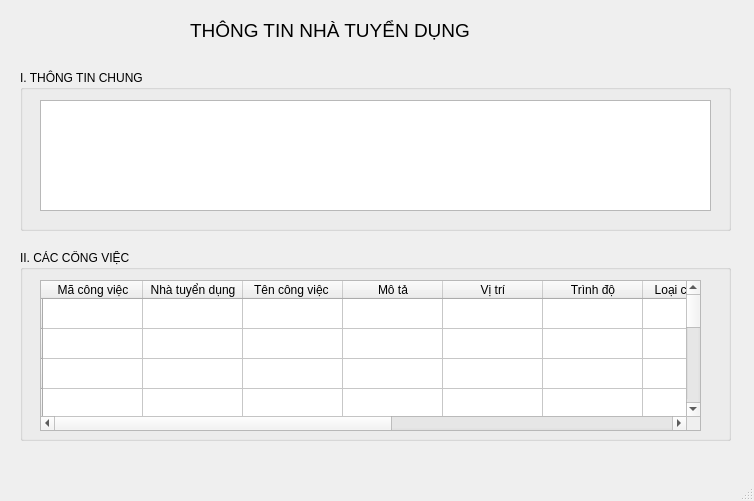
<?xml version="1.0" encoding="UTF-8"?>
<ui version="4.0">
 <class>timvie_ThongTinNhaTuyenDung</class>
 <widget class="QMainWindow" name="timvie_ThongTinNhaTuyenDung">
  <property name="geometry">
   <rect>
    <x>0</x>
    <y>0</y>
    <width>754</width>
    <height>501</height>
   </rect>
  </property>
  <property name="windowTitle">
   <string>Tìm việc - Thông tin nhà tuyển dụng</string>
  </property>
  <widget class="QWidget" name="centralwidget">
   <widget class="QLabel" name="label">
    <property name="geometry">
     <rect>
      <x>190</x>
      <y>10</y>
      <width>321</width>
      <height>41</height>
     </rect>
    </property>
    <property name="font">
     <font>
      <pointsize>14</pointsize>
     </font>
    </property>
    <property name="text">
     <string>THÔNG TIN NHÀ TUYỂN DỤNG</string>
    </property>
   </widget>
   <widget class="QGroupBox" name="groupBox">
    <property name="geometry">
     <rect>
      <x>20</x>
      <y>70</y>
      <width>711</width>
      <height>161</height>
     </rect>
    </property>
    <property name="font">
     <font>
      <pointsize>9</pointsize>
     </font>
    </property>
    <property name="title">
     <string>I. THÔNG TIN CHUNG</string>
    </property>
    <widget class="QListView" name="li_TTNhaTuyenDung_TimViec">
     <property name="geometry">
      <rect>
       <x>20</x>
       <y>30</y>
       <width>671</width>
       <height>111</height>
      </rect>
     </property>
    </widget>
   </widget>
   <widget class="QGroupBox" name="groupBox_2">
    <property name="geometry">
     <rect>
      <x>20</x>
      <y>250</y>
      <width>711</width>
      <height>191</height>
     </rect>
    </property>
    <property name="font">
     <font>
      <pointsize>9</pointsize>
     </font>
    </property>
    <property name="title">
     <string>II. CÁC CÔNG VIỆC</string>
    </property>
    <widget class="QTableWidget" name="table_dsCongViec">
     <property name="geometry">
      <rect>
       <x>20</x>
       <y>30</y>
       <width>661</width>
       <height>151</height>
      </rect>
     </property>
     <row>
      <property name="text">
       <string/>
      </property>
     </row>
     <row>
      <property name="text">
       <string/>
      </property>
     </row>
     <row>
      <property name="text">
       <string/>
      </property>
     </row>
     <row>
      <property name="text">
       <string/>
      </property>
     </row>
     <row>
      <property name="text">
       <string/>
      </property>
     </row>
     <row>
      <property name="text">
       <string/>
      </property>
     </row>
     <row>
      <property name="text">
       <string/>
      </property>
     </row>
     <row>
      <property name="text">
       <string/>
      </property>
     </row>
     <row>
      <property name="text">
       <string/>
      </property>
     </row>
     <row>
      <property name="text">
       <string/>
      </property>
     </row>
     <column>
      <property name="text">
       <string>Mã công việc</string>
      </property>
     </column>
     <column>
      <property name="text">
       <string>Nhà tuyển dụng</string>
      </property>
     </column>
     <column>
      <property name="text">
       <string>Tên công việc </string>
      </property>
     </column>
     <column>
      <property name="text">
       <string>Mô tả</string>
      </property>
     </column>
     <column>
      <property name="text">
       <string>Vị trí</string>
      </property>
     </column>
     <column>
      <property name="text">
       <string>Trình độ</string>
      </property>
     </column>
     <column>
      <property name="text">
       <string>Loại công việc</string>
      </property>
     </column>
     <column>
      <property name="text">
       <string>Chỉ tiêu</string>
      </property>
     </column>
     <column>
      <property name="text">
       <string>Số người ứng tuyển</string>
      </property>
     </column>
     <column>
      <property name="text">
       <string>Lương</string>
      </property>
     </column>
     <column>
      <property name="text">
       <string>Tình Trạng</string>
      </property>
     </column>
     <item row="0" column="0">
      <property name="text">
       <string/>
      </property>
      <property name="font">
       <font>
        <weight>75</weight>
        <bold>true</bold>
       </font>
      </property>
     </item>
     <item row="0" column="2">
      <property name="text">
       <string/>
      </property>
     </item>
    </widget>
   </widget>
  </widget>
  <widget class="QMenuBar" name="menubar">
   <property name="geometry">
    <rect>
     <x>0</x>
     <y>0</y>
     <width>754</width>
     <height>26</height>
    </rect>
   </property>
  </widget>
  <widget class="QStatusBar" name="statusbar"/>
 </widget>
 <resources/>
 <connections/>
</ui>
